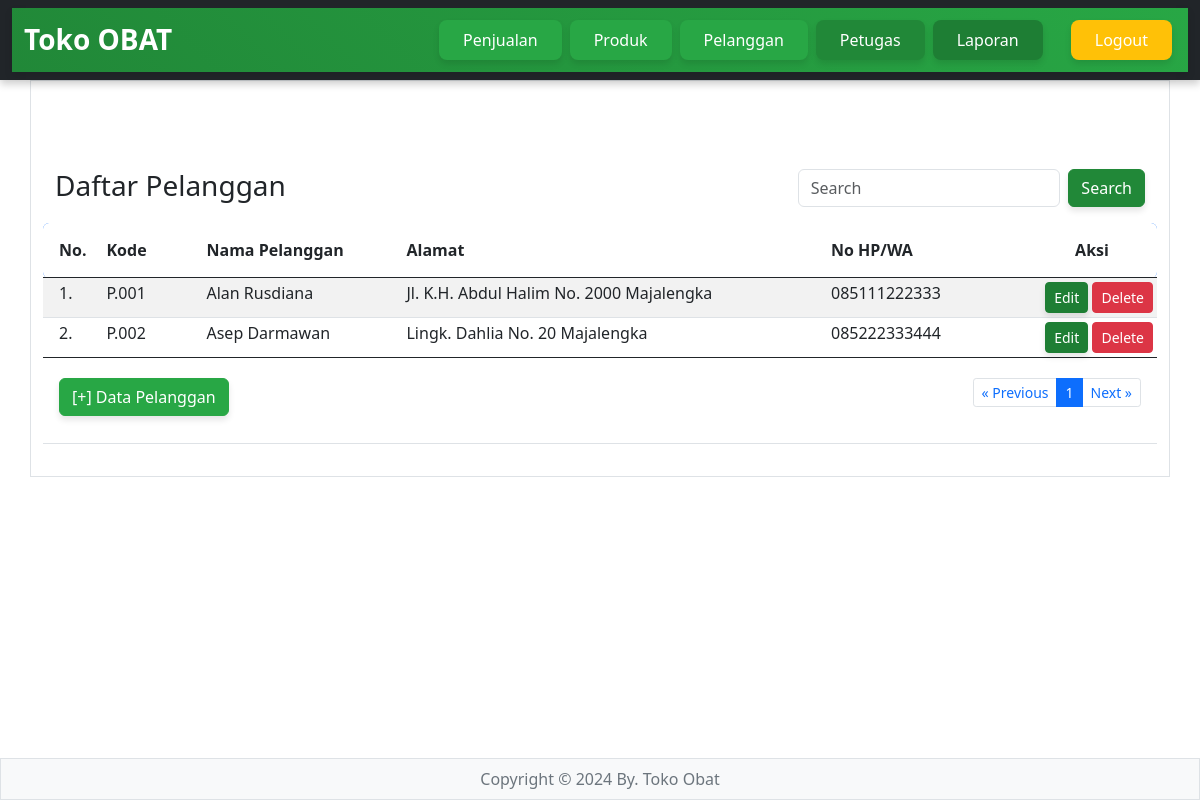
Screenshot of /pelanggan/index.php (signed in) with the database file from the repository.
### tables this page shows
CREATE TABLE `pelanggan` (
  `id_pelanggan` int(11) NOT NULL,
  `kode_pelanggan` varchar(15) DEFAULT NULL,
  `nama_pelanggan` varchar(30) DEFAULT NULL,
  `alamat` text DEFAULT NULL,
  `no_hp` varchar(15) DEFAULT NULL
);

### pelanggan/index.php (the view, shortened to what this page needs)
<?php
if(!isset($_SESSION['username'])&&!isset($_SESSION['password'])){
?>
<meta http-equiv="refresh" content="0;url=../login.php">
<?php
}else{
?>
<html>
<!DOCTYPE html>
<html lang="en">
<head>
    <link rel="stylesheet" href="../bootstrap/css/bootstrap.min.css" />
</head>
<body>
<?php include "../header.php" ?>
<main class="container border py-3">
<br><br><br>
<div class="container">
	<div class="row">
			<div class="col-sm-8"><h3>Daftar Pelanggan</h3></div>
			<div class="col-sm-4">
					<form class="d-flex" method="GET" action="">
        	<input class="form-control me-2" type="text" placeholder="Search" name="np">
        	<button class="btn btn-secondary" type="submit">Search</button>
      </form>
			</div>
	</div>
</div>
<table class="table table-hover table-striped table-sm">
	<thead class="bg-primary text-white">
		<tr>
			<th class="p-3 rounded-start" width="55px">No.</th>
			<th class="py-3" width="100px">Kode</th>
			<th class="py-3" width="200px">Nama Pelanggan</th>
			<th class="py-3">Alamat</th>
			<th class="py-3" width="200px">No HP/WA</th>
			<th class="py-3 text-center rounded-end" width="130px">Aksi</th>
		</tr>
	</thead>
	<tbody>
		<?php
		include "../config.php";
		$batas = 10;
		$halaman = isset($_GET['halaman'])?(int)$_GET['halaman'] : 1;
		$halaman_awal = ($halaman>1) ? ($halaman * $batas) - $batas : 0;
		$previous = $halaman - 1;
		$next = $halaman + 1;
		if(isset($_GET['np'])){
			$np=$_GET['np'];
			$sqldata="select * from pelanggan where nama_pelanggan like '%$np%'";
		}else{
			$sqldata="select * from pelanggan";
		}
		$resdata=mysqli_query($koneksi,$sqldata);
		$jumlah_data = mysqli_num_rows($resdata);
		$total_halaman = ceil($jumlah_data / $batas);
		if(isset($_GET['np'])){
			$np=$_GET['np'];
			$sql="select * from pelanggan where nama_pelanggan like '%$np%' limit $halaman_awal, $batas";
		}else{
			$sql="select * from pelanggan limit $halaman_awal, $batas";
		}
		$result=mysqli_query($koneksi,$sql);
		$no= $halaman_awal+1;
		while($data=mysqli_fetch_array($result)){
		?>
		<tr>
				<td class="px-3"><?= $no ?>.</td>
				<td><?= $data['kode_pelanggan'] ?></td>
				<td><?= $data['nama_pelanggan'] ?></td>
				<td><?= $data['alamat'] ?></td>
				<td><?= $data['no_hp'] ?></td>
				<td align="right">
					<a href="" class="btn btn-success btn-sm" data-bs-toggle="modal" data-bs-target="#modaledit<?= $data['id_pelanggan'] ?>">Edit</a>
					<a class="btn btn-danger btn-sm" href="delete.php?id=<?= $data['id_pelanggan'] ?>" onclick="return confirm('Apakah Anda Yakin data produk <?= $data['nama_pelanggan'] ?> akan dihapus ?')" class="hapus">Delete</a>
				</td>
		</tr>
		<?php
		$no++;
		}
		?>
	</tbody>
	<tfoot>
		<tr>
			<td colspan="6" class="text-center">
				<div class="container">
					<div class="row">
						<div class="col-4 text-start py-3">
							<button type="button" class="btn btn-primary" data-bs-toggle="modal" data-bs-target="#myModal">[+] Data Pelanggan</button>
						</div>
						<div class="col-8 text-end py-3">
							<ul class="pagination justify-content-end pagination-sm">
								<li class="page-item"><a class="page-link" <?php if($halaman > 1){ echo "href='?halaman=$previous'"; } ?>>&laquo; Previous</a></li>
								<?php
								for($x=1;$x<=$total_halaman;$x++){
									if($x==$halaman){
								?>
									<li class="page-item active"><a class="page-link" href="?halaman=<?php echo $x ?>"><?php echo $x; ?></a></li>
								<?php
									}else{
								?>
									<li class="page-item"><a class="page-link" href="?halaman=<?php echo $x ?>"><?php echo $x; ?></a></li>
								<?php
									}
								}
								?>
								<li class="page-item"><a class="page-link" <?php if($halaman < $total_halaman) { echo "href='?halaman=$next'"; } ?>>Next &raquo;</a></li>
							</ul>
						</div>
					</div>
				</div>
			</td>
		</tr>
	</tfoot>
</table>
</main>
<?php include "../footer.php" ?>
</body>
</html>
<?php } ?>

### header.php (style rules this page uses)
.btn-primary { background-color: #28a745; border-color: #28a745; box-shadow: 0 4px 6px rgba(0, 0, 0, 0.1); transition: all 0.3s ease; }
.btn-secondary { background-color: #218838; border-color: #218838; box-shadow: 0 4px 6px rgba(0, 0, 0, 0.1); transition: all 0.3s ease; }
.btn-success { background-color: #1e7e34; border-color: #1e7e34; box-shadow: 0 4px 6px rgba(0, 0, 0, 0.1); }
body { padding-top: 80px; }

### rows the page displays
pelanggan: kode_pelanggan "P.001", nama_pelanggan "Alan Rusdiana", alamat "Jl. K.H. Abdul Halim No. 2000 Majalengka", no_hp "085111222333"
pelanggan: kode_pelanggan "P.002", nama_pelanggan "Asep Darmawan", alamat "Lingk. Dahlia No. 20 Majalengka", no_hp "085222333444"
